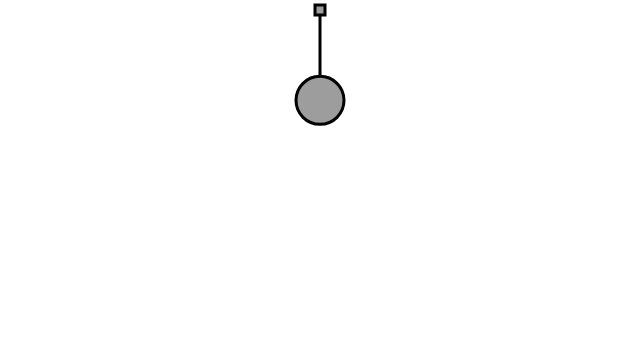
Frame 1 (no input)
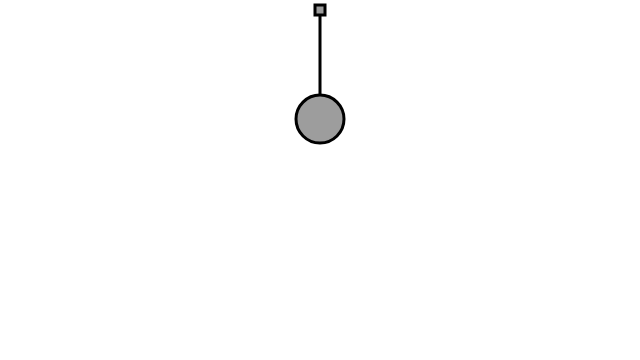
Frame 60 (no input)
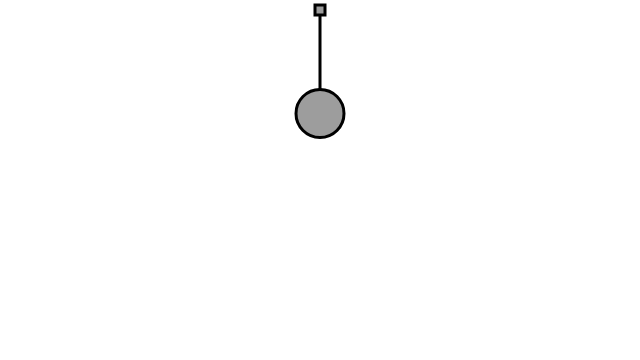
Frame 120 (the mouse pressed at the canvas centre since frame 60)

The p5.js sketch that drew these frames (run headless with seeded random() and noise() and a simulated clock; from frame 60 on, the mouse is pressed at the canvas centre):

// p5.js sketch
// ── sketch.js
var bob;
var spring;

function setup() {
    createCanvas(640, 360);
    setFrameRate(60);

    spring = new Spring(width / 2, 10, 100);
    bob = new Bob(width / 2, 100);
}


function draw() {
    background(255);

    var gravity = createVector(0, 2);
    bob.applyForce(gravity);

    spring.connect(bob);
    spring.constrainLength(bob, 30, 200);

    bob.update();

    spring.displayLine(bob);
    bob.display();
    spring.display();
}

function mousePressed() {
    bob.handleClick(mouseX, mouseY);
}

function mouseDragged() {
    bob.handleDrag(mouseX, mouseY);
}

function mouseReleased() {
    bob.stopDragging();
}

// ── Bob.js
function Bob(x, y) {

    this.position = createVector(x, y);
    this.velocity = createVector();
    this.acceleration = createVector();
    this.mass = 24;
    this.damping = 0.99;
    this.dragOffset = createVector();
    this.dragging = false;

    this.update = function() {
        this.velocity.add(this.acceleration);
        this.velocity.mult(this.damping);
        this.position.add(this.velocity);
        this.acceleration.mult(0);
    }

    this.applyForce = function(force) {
        var f = force.copy();
        f.div(this.mass);
        this.acceleration.add(f);
    }

    this.display = function() {
        stroke(0);
        strokeWeight(3);
        fill(157);

        if (this.dragging) {
            fill(157);
        }

        ellipse(this.position.x, this.position.y, this.mass * 2, this.mass * 2);
    }

    this.handleClick = function(mx, my) {
        var d = dist(mx, my, this.position.x, this.position.y);

        if (d < this.mass) {
            this.dragging = true;
            this.dragOffset.x = this.position.x - mx;
            this.dragOffset.y = this.position.y - my;
        }
    }

    this.stopDragging = function() {
        this.dragging = false;
    }

    this.handleDrag = function(mx, my) {
        if (this.dragging) {
            this.position.x = mx + this.dragOffset.x;
            this.position.y = my + this.dragOffset.y;
        }
    }
}

// ── Spring.js
function Spring(x, y, l) {

    this.anchor = createVector(x, y);
    this.restLength = l;
    this.k = 0.7;

    this.connect = function(b) {
        var force = p5.Vector.sub(b.position, this.anchor);
        var d = force.mag();
        var stretch = d - this.restLength;

        force.normalize();
        force.mult(-1 * this.k * stretch);
        b.applyForce(force);
    }

    this.constrainLength = function(b, minLength, maxLength) {
        var dir = p5.Vector.sub(b.position, this.anchor);
        var d = dir.mag();

        if (d < minLength) {
            dir.normalize();
            dir.mult(minLength);
            b.position = p5.Vector.add(this.anchor, dir);
            b.velocity.mult(0);
        } else if (d > maxLength) {
            dir.normalize();
            dir.mult(maxLength);
            b.position = p5.Vector.add(this.anchor, dir);
            b.velocity.mult(0);
        }
    }

    this.constrainLength = function(bob, minlen, maxlen) {
        var dir = p5.Vector.sub(bob.position, this.anchor);
        var d = dir.mag();

        if (d < minlen) {
            dir.normalize();
            dir.mult(minlen);
            bob.position = p5.Vector.add(this.anchor, dir);
            bob.velocity.mult(0);
        } else if (d > maxlen) {
            dir.normalize();
            dir.mult(maxlen);
            bob.position = p5.Vector.add(this.anchor, dir);
            bob.velocity.mult(0);
        }
    }

    this.display = function() {
        stroke(0);
        fill(157);
        strokeWeight(3);
        rectMode(CENTER);
        rect(this.anchor.x, this.anchor.y, 10, 10);
    }

    this.displayLine = function(b) {
        strokeWeight(3);
        stroke(0);
        line(b.position.x, b.position.y, this.anchor.x, this.anchor.y);
    }
}
